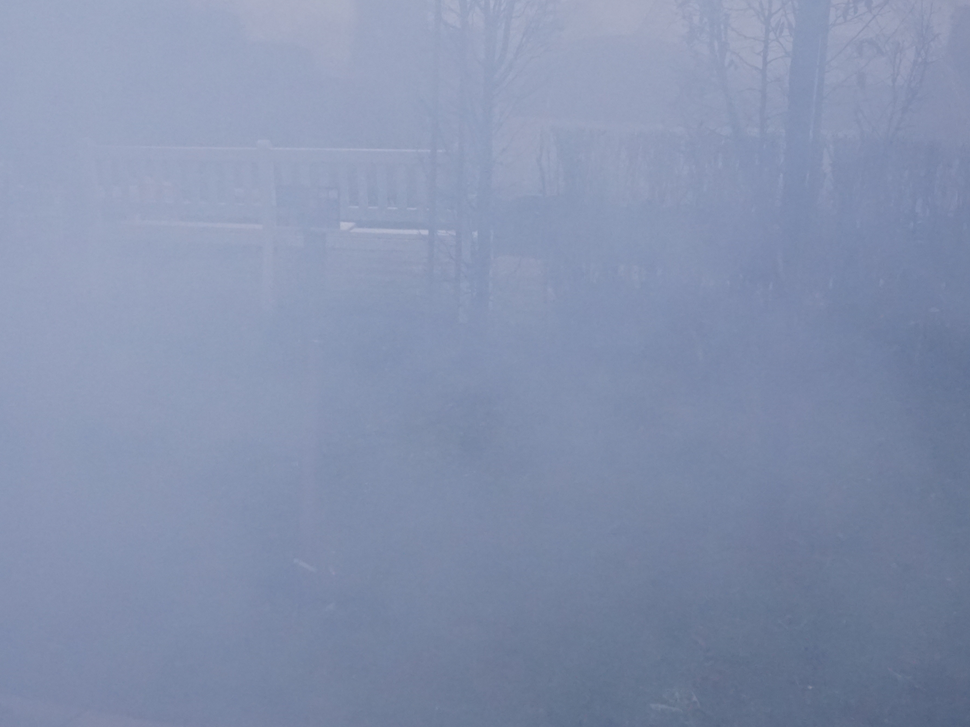
#> input picture Dense_Haze_NTIRE19/hazy/01_hazy.png, 970 x 727 px, shrunk from 1600 x 1200 before the run; its folder holds 4 pictures in this run
$ python run.py
#> lines starting #> are read from the running program, lines starting #| are printed output that depends on the picture
### Haziness_paper/functions.py
import numpy as np


# [94 lines left out: functions Michelson, RMS, HS, not called in this run]

  #################################################################################
  # HAZINESS
  #################################################################################

def recortar_quadrado(image, size):
    """
    Pops a square (size, size) from the image.
    The square is in a random position in the image.

    Parameters
    ----------
    image : array
        Image.
    size : int, float
        Size of the square.

    Returns
    ----------
    image : array
        A random piece of square of the original image.

    """
    # size do quadrado:
    x, y = image.shape

    # Interval to remove the square. Avoiding borders.
    intervalx = x - size
    intervaly = y - size

    pointx = np.random.randint(0, intervalx)
    pointy = np.random.randint(0, intervaly)

    rectangle = [pointx, pointy, pointx + size, pointy + size]
    cut = image[rectangle[0]:rectangle[2], rectangle[1]:rectangle[3]]

    return cut

def histo_norm(image):
    """
    Calculates the normalized histogram of an image.
    That is, the sum of all values is one.
    The shape of the histogram is the same of the original

    Parameters
    ----------
    image : array
        Image array.

    Returns
    ----------
    hist : array
        Normalized histogram.

    """
    # pega o histograma da image, equivalente ao imhist do matlab
    # Histogram of image, similar to matlab's imhist
    count, _ = np.histogram(image, bins=256, range=[0, 256])
    histo = count / sum(count)

    return histo

def haziness_abs_norm(image, size=None):
    """
    Calculates the Haziness metric for the image.
    Cuts two squares in the image, one for the background (B) and
    the other for the foreground (F).
    Calculates the normalized histogram for both.
    The metric is defined as the absolute value of the B histogram minus
    F histogram, divided by their sum (B_hist + F_hist).
    That is, we normalize the metric in the range [0,1]

    Parameters
    ----------
    image : array
        Image array.

    size : int
        Size of the squares to be compared in the image.
        If None, default is 2.

    Returns
    ----------
    value : float
        Value of the Haziness metric for the image.
        The range is [0,1].

    """
    if size is None:
        size = 2

    Back = recortar_quadrado(image, size)
    Fore = recortar_quadrado(image, size)

    histoBack = histo_norm(Back)
    histoFore = histo_norm(Fore)

    z = abs(histoBack - histoFore)

    z = z * 255
    zsoma = histoBack + histoFore
    zsoma = zsoma * 255
    zsoma = sum(zsoma)
    if zsoma == 0:
        zsoma = 1
    return sum(z)/zsoma

def haziness_mean_std(image, N, size):
    """
    This function runs N squares of the size 'size' in the image.
    Returns:
        list with means, list with standard deviations
    """
    lista = []
    for _ in range(N):
        temp = haziness_abs_norm(image, size)
        lista.append(temp)
    # print('desvio padrao = ', "%.2f" % (np.std(lista)))
    return np.mean(lista), np.std(lista)


### Haziness_paper/run.py
# -*- coding: utf-8 -*-
"""
Created on Thu Apr 15 17:02:28 2021

@author: André Vitor
"""

import numpy as np
import cv2 as cv
import glob
from functions import *
import pandas as pd


if __name__ == "__main__":
    # N = int(input("Select number of iterations: "))
    # s = int(input("Select the size of the patches: "))

    N = 10**3
    s = 2


    files =  glob.glob('..\Datasets\Images\D-HAZY-MID\hazy\*')
    # files =  glob.glob('Images\*')
    if len(files) == 0:
        print("""
    The program couldn't identify the folder.
    Please check if the name of the folder is 'Images'.
    And it is not empty.
              """)

    files.sort()

    values = []
    for file in files:
        file2 = file.split("\\")[-1]
        print(f'Calculating for {file2}')
        file = cv.imread(file,0)
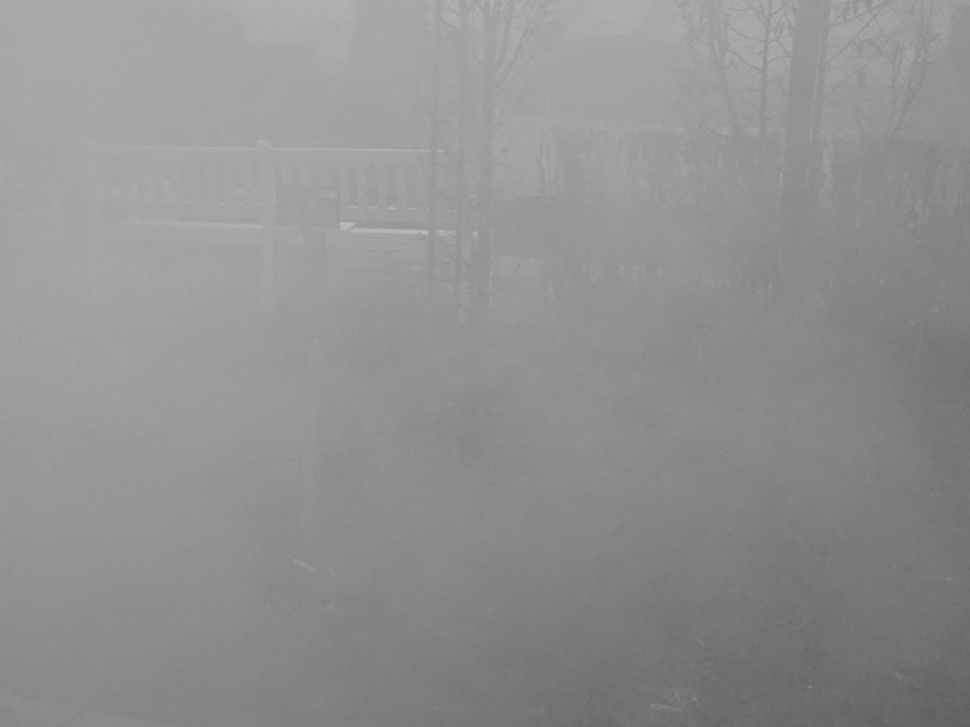
#> file: shape (727, 970); min 93, max 187, mean 144.7
        # cv.imwrite('{file2}_cv_.jpg', file)
        x, y = haziness_mean_std(file, N, s)
#> the loop in haziness_mean_std, `for _ in range(N):` made 1000 passes
#> (Back in haziness_abs_norm, Fore in haziness_abs_norm) on passes 1 to 3: ([[117, 117], [116, 116]], [[140, 140], [139, 138]]), ([[126, 126], [127, 127]], [[162, 167], [164, 167]]), ([[138, 138], [138, 138]], [[146, 145], [145, 144]])
#> pass 3 of the loop `for file in files:`:
#| Calculating for Dense_Haze_NTIRE19/hazy/03_hazy.png
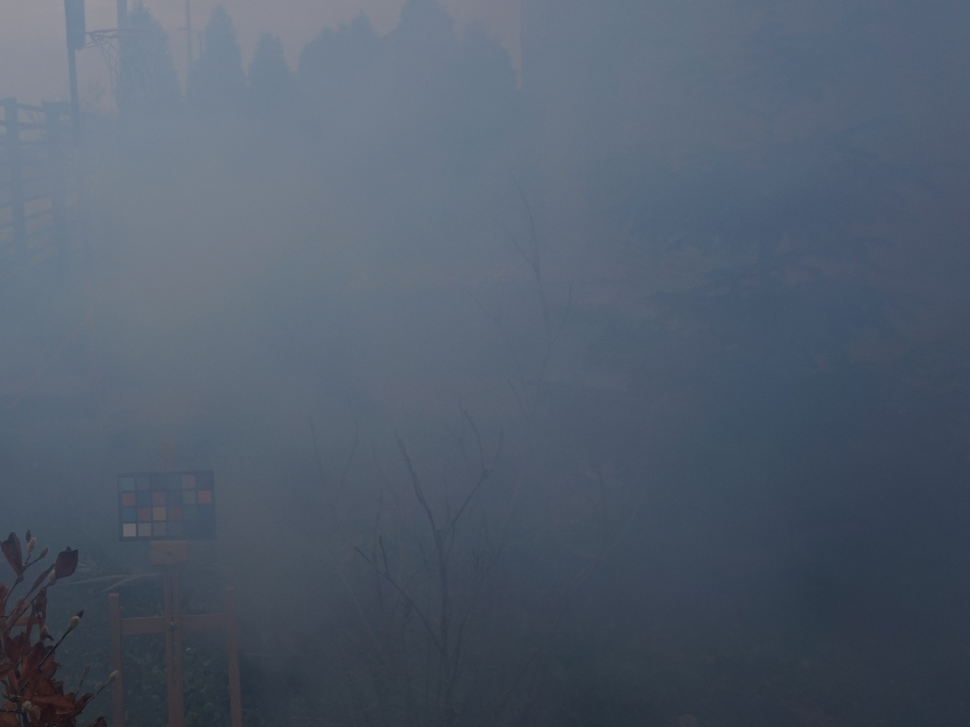
#> input picture Dense_Haze_NTIRE19/hazy/03_hazy.png, 970 x 727 px, shrunk from 1600 x 1200 before the run
#> `file = cv.imread(file,0)`:
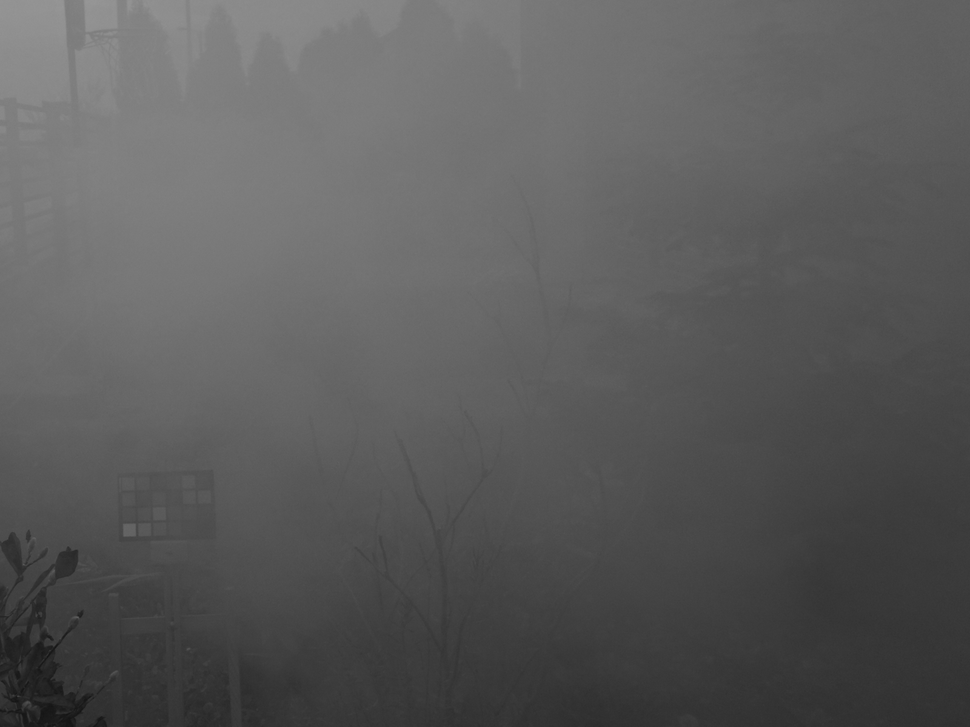
#> file: shape (727, 970); min 20, max 151, mean 90.9
#> the loop made 4 passes; the first 3 are shown
        values.append([file2, round(x,4),round(y,4)])
    # print(values)

    print('Done')
    DF = pd.DataFrame(values)
    header = ["Name","Value","Std"]
    DF.to_csv("dataDHZ.csv",index=False)
